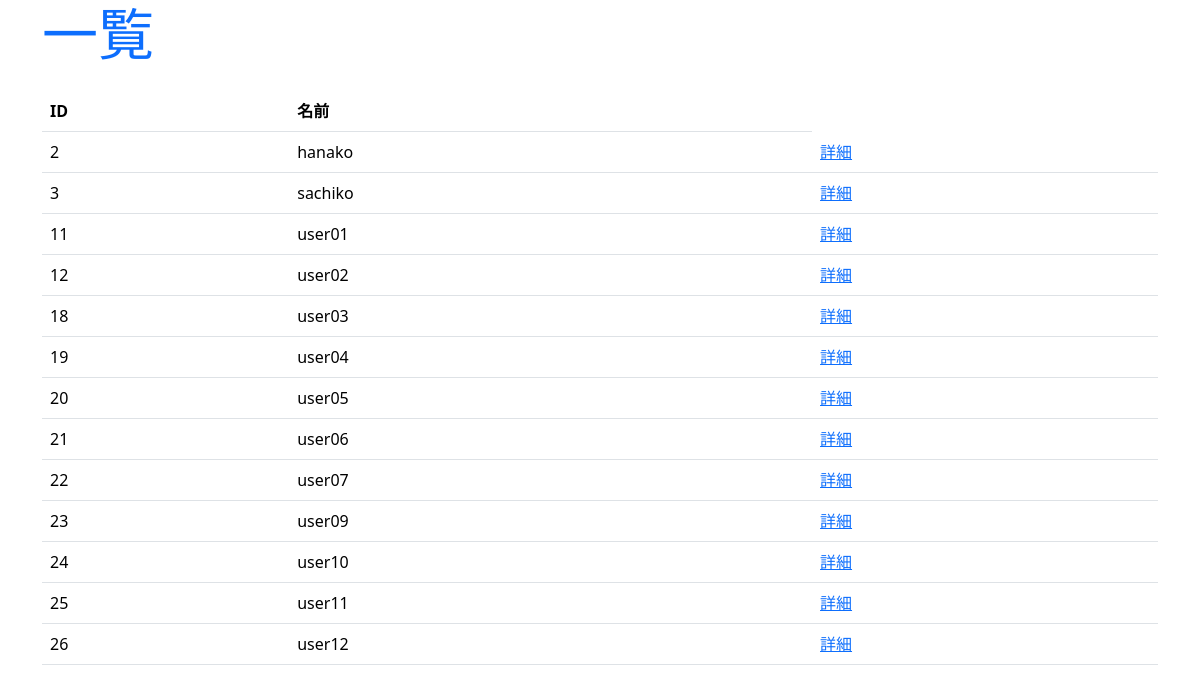
Page /hello/list on the committed database.
### hello/models.py (models this page shows)
class Friend(models.Model):
    name = models.CharField(max_length=100)
    mail = models.EmailField(max_length=200)
    gender = models.BooleanField()
    age = models.IntegerField()
    birthday = models.DateField()

### hello/views.py (the view)
# urls.py: path('list', FriendList.as_view()),
class FriendList(ListView):
    model = Friend

### hello/views.py (called while the page is built)
def sample_middleware(get_response):
    def middleware(request):
        counter = request.session.get('counter',0)
        request.session['counter'] = counter + 1
        response = get_response(request)
        print("count:" + str(counter))
        return response
    return middleware

### hello/templates/hello/friend_list.html (shortened to what this page needs)
{% load static %}
<!DOCTYPE html>
<html lang="ja">
<head>
    <link rel="stylesheet" href="https://cdn.jsdelivr.net/npm/bootstrap/dist/css/bootstrap.css">
</head>
<body class="container">
    <h1 class="display-4 text-primary mb-4">一覧</h1>
    <table class="table">
        <tr>
            <th>ID</th>
            <th>名前</th>
        </tr>
        {% for item in object_list %}
        <tr>
            <td>{{ item.id }}</td>
            <td>{{ item.name }}</td>
            <td><a href="/hello/detail/{{item.id}}">詳細</a></td>
        </tr>
        {% endfor %}
    </table>
</body>
</html>

### rows in the picture
Friend: id "2", name "hanako"
Friend: id "3", name "sachiko"
Friend: id "11", name "user01"
Friend: id "12", name "user02"
Friend: id "18", name "user03"
Friend: id "19", name "user04"
Friend: id "20", name "user05"
Friend: id "21", name "user06"
Friend: id "22", name "user07"
Friend: id "23", name "user09"
Friend: id "24", name "user10"
Friend: id "25", name "user11"
Friend: id "26", name "user12"
